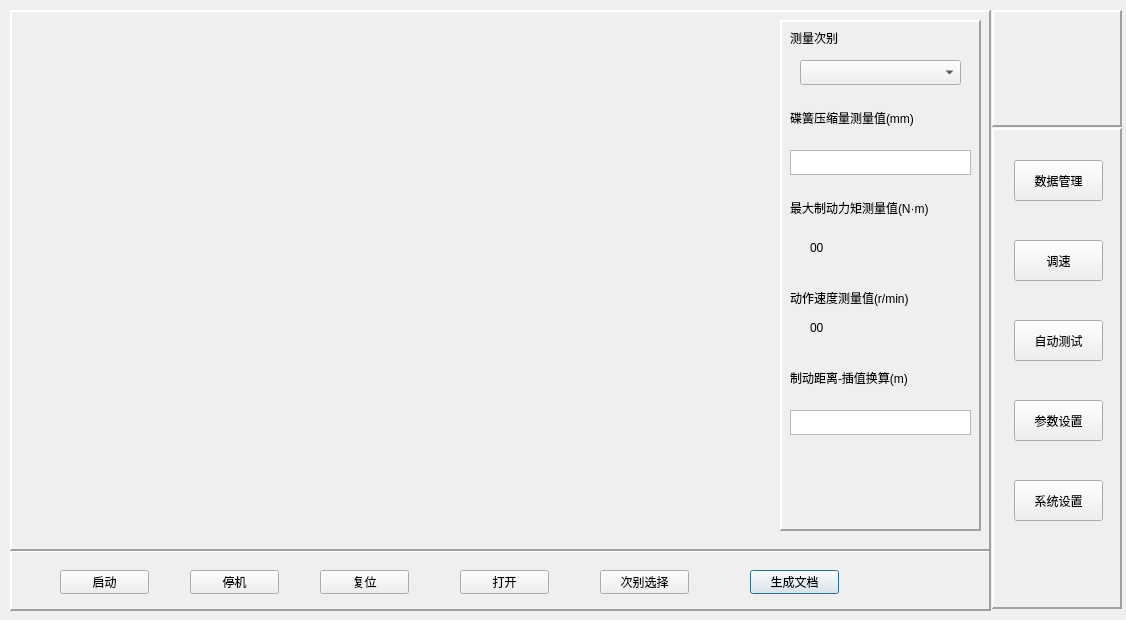
<?xml version="1.0" encoding="UTF-8"?>
<ui version="4.0">
 <class>test</class>
 <widget class="QDialog" name="test">
  <property name="enabled">
   <bool>true</bool>
  </property>
  <property name="geometry">
   <rect>
    <x>0</x>
    <y>0</y>
    <width>1126</width>
    <height>620</height>
   </rect>
  </property>
  <property name="minimumSize">
   <size>
    <width>990</width>
    <height>620</height>
   </size>
  </property>
  <property name="maximumSize">
   <size>
    <width>1290</width>
    <height>720</height>
   </size>
  </property>
  <property name="windowTitle">
   <string>Dialog</string>
  </property>
  <widget class="QFrame" name="frame">
   <property name="enabled">
    <bool>true</bool>
   </property>
   <property name="geometry">
    <rect>
     <x>780</x>
     <y>20</y>
     <width>201</width>
     <height>511</height>
    </rect>
   </property>
   <property name="autoFillBackground">
    <bool>true</bool>
   </property>
   <property name="frameShape">
    <enum>QFrame::Panel</enum>
   </property>
   <property name="frameShadow">
    <enum>QFrame::Raised</enum>
   </property>
   <property name="lineWidth">
    <number>2</number>
   </property>
   <property name="midLineWidth">
    <number>1</number>
   </property>
   <widget class="QComboBox" name="Times">
    <property name="enabled">
     <bool>true</bool>
    </property>
    <property name="geometry">
     <rect>
      <x>20</x>
      <y>40</y>
      <width>161</width>
      <height>25</height>
     </rect>
    </property>
   </widget>
   <widget class="QTextEdit" name="decrement">
    <property name="geometry">
     <rect>
      <x>10</x>
      <y>130</y>
      <width>181</width>
      <height>25</height>
     </rect>
    </property>
    <property name="font">
     <font>
      <pointsize>8</pointsize>
     </font>
    </property>
   </widget>
   <widget class="QLabel" name="label">
    <property name="geometry">
     <rect>
      <x>10</x>
      <y>10</y>
      <width>72</width>
      <height>15</height>
     </rect>
    </property>
    <property name="text">
     <string>测量次别</string>
    </property>
   </widget>
   <widget class="QTextEdit" name="scaler">
    <property name="geometry">
     <rect>
      <x>10</x>
      <y>390</y>
      <width>181</width>
      <height>25</height>
     </rect>
    </property>
    <property name="font">
     <font>
      <pointsize>8</pointsize>
     </font>
    </property>
   </widget>
   <widget class="QLabel" name="label_5">
    <property name="geometry">
     <rect>
      <x>10</x>
      <y>90</y>
      <width>171</width>
      <height>16</height>
     </rect>
    </property>
    <property name="font">
     <font>
      <pointsize>9</pointsize>
     </font>
    </property>
    <property name="text">
     <string>碟簧压缩量测量值(mm)</string>
    </property>
   </widget>
   <widget class="QLabel" name="label_6">
    <property name="geometry">
     <rect>
      <x>10</x>
      <y>180</y>
      <width>201</width>
      <height>16</height>
     </rect>
    </property>
    <property name="font">
     <font>
      <pointsize>9</pointsize>
     </font>
    </property>
    <property name="text">
     <string>最大制动力矩测量值(N·m)</string>
    </property>
   </widget>
   <widget class="QLabel" name="label_7">
    <property name="geometry">
     <rect>
      <x>10</x>
      <y>270</y>
      <width>191</width>
      <height>16</height>
     </rect>
    </property>
    <property name="text">
     <string>动作速度测量值(r/min)</string>
    </property>
   </widget>
   <widget class="QLabel" name="label_8">
    <property name="geometry">
     <rect>
      <x>10</x>
      <y>350</y>
      <width>191</width>
      <height>16</height>
     </rect>
    </property>
    <property name="text">
     <string>制动距离-插值换算(m)</string>
    </property>
   </widget>
   <widget class="QLabel" name="velocity">
    <property name="geometry">
     <rect>
      <x>30</x>
      <y>300</y>
      <width>131</width>
      <height>16</height>
     </rect>
    </property>
    <property name="text">
     <string>00</string>
    </property>
   </widget>
   <widget class="QLabel" name="torque">
    <property name="geometry">
     <rect>
      <x>30</x>
      <y>220</y>
      <width>131</width>
      <height>16</height>
     </rect>
    </property>
    <property name="text">
     <string>00</string>
    </property>
   </widget>
  </widget>
  <widget class="QCustomPlot" name="widget" native="true">
   <property name="geometry">
    <rect>
     <x>20</x>
     <y>20</y>
     <width>741</width>
     <height>511</height>
    </rect>
   </property>
  </widget>
  <widget class="QPushButton" name="save">
   <property name="geometry">
    <rect>
     <x>750</x>
     <y>570</y>
     <width>89</width>
     <height>24</height>
    </rect>
   </property>
   <property name="text">
    <string>生成文档</string>
   </property>
  </widget>
  <widget class="QPushButton" name="open">
   <property name="geometry">
    <rect>
     <x>460</x>
     <y>570</y>
     <width>89</width>
     <height>24</height>
    </rect>
   </property>
   <property name="text">
    <string>打开</string>
   </property>
  </widget>
  <widget class="QPushButton" name="run">
   <property name="geometry">
    <rect>
     <x>60</x>
     <y>570</y>
     <width>89</width>
     <height>24</height>
    </rect>
   </property>
   <property name="text">
    <string>启动</string>
   </property>
  </widget>
  <widget class="QPushButton" name="recovery">
   <property name="geometry">
    <rect>
     <x>320</x>
     <y>570</y>
     <width>89</width>
     <height>24</height>
    </rect>
   </property>
   <property name="text">
    <string>复位</string>
   </property>
  </widget>
  <widget class="QPushButton" name="stop">
   <property name="geometry">
    <rect>
     <x>190</x>
     <y>570</y>
     <width>89</width>
     <height>24</height>
    </rect>
   </property>
   <property name="text">
    <string>停机</string>
   </property>
  </widget>
  <widget class="QPushButton" name="pushButton">
   <property name="geometry">
    <rect>
     <x>600</x>
     <y>570</y>
     <width>89</width>
     <height>24</height>
    </rect>
   </property>
   <property name="text">
    <string>次别选择</string>
   </property>
  </widget>
  <widget class="QPushButton" name="pushButton_3">
   <property name="geometry">
    <rect>
     <x>1014</x>
     <y>160</y>
     <width>89</width>
     <height>41</height>
    </rect>
   </property>
   <property name="cursor">
    <cursorShape>PointingHandCursor</cursorShape>
   </property>
   <property name="text">
    <string>数据管理</string>
   </property>
  </widget>
  <widget class="QPushButton" name="pushButton_4">
   <property name="geometry">
    <rect>
     <x>1014</x>
     <y>240</y>
     <width>89</width>
     <height>41</height>
    </rect>
   </property>
   <property name="cursor">
    <cursorShape>PointingHandCursor</cursorShape>
   </property>
   <property name="text">
    <string>调速</string>
   </property>
  </widget>
  <widget class="QPushButton" name="pushButton_5">
   <property name="geometry">
    <rect>
     <x>1014</x>
     <y>320</y>
     <width>89</width>
     <height>41</height>
    </rect>
   </property>
   <property name="cursor">
    <cursorShape>PointingHandCursor</cursorShape>
   </property>
   <property name="text">
    <string>自动测试</string>
   </property>
  </widget>
  <widget class="QPushButton" name="pushButton_6">
   <property name="geometry">
    <rect>
     <x>1014</x>
     <y>400</y>
     <width>89</width>
     <height>41</height>
    </rect>
   </property>
   <property name="cursor">
    <cursorShape>PointingHandCursor</cursorShape>
   </property>
   <property name="text">
    <string>参数设置</string>
   </property>
  </widget>
  <widget class="QPushButton" name="pushButton_7">
   <property name="geometry">
    <rect>
     <x>1014</x>
     <y>480</y>
     <width>89</width>
     <height>41</height>
    </rect>
   </property>
   <property name="cursor">
    <cursorShape>PointingHandCursor</cursorShape>
   </property>
   <property name="text">
    <string>系统设置</string>
   </property>
  </widget>
  <widget class="QFrame" name="frame_2">
   <property name="geometry">
    <rect>
     <x>10</x>
     <y>10</y>
     <width>981</width>
     <height>541</height>
    </rect>
   </property>
   <property name="frameShape">
    <enum>QFrame::Panel</enum>
   </property>
   <property name="frameShadow">
    <enum>QFrame::Raised</enum>
   </property>
   <property name="lineWidth">
    <number>2</number>
   </property>
   <property name="midLineWidth">
    <number>1</number>
   </property>
  </widget>
  <widget class="QFrame" name="frame_3">
   <property name="geometry">
    <rect>
     <x>10</x>
     <y>550</y>
     <width>981</width>
     <height>61</height>
    </rect>
   </property>
   <property name="frameShape">
    <enum>QFrame::Panel</enum>
   </property>
   <property name="frameShadow">
    <enum>QFrame::Raised</enum>
   </property>
   <property name="lineWidth">
    <number>2</number>
   </property>
   <property name="midLineWidth">
    <number>1</number>
   </property>
  </widget>
  <widget class="QFrame" name="frame_4">
   <property name="geometry">
    <rect>
     <x>992</x>
     <y>10</y>
     <width>130</width>
     <height>117</height>
    </rect>
   </property>
   <property name="frameShape">
    <enum>QFrame::Panel</enum>
   </property>
   <property name="frameShadow">
    <enum>QFrame::Raised</enum>
   </property>
   <property name="lineWidth">
    <number>2</number>
   </property>
   <property name="midLineWidth">
    <number>1</number>
   </property>
  </widget>
  <widget class="QFrame" name="frame_5">
   <property name="geometry">
    <rect>
     <x>992</x>
     <y>128</y>
     <width>130</width>
     <height>481</height>
    </rect>
   </property>
   <property name="frameShape">
    <enum>QFrame::Panel</enum>
   </property>
   <property name="frameShadow">
    <enum>QFrame::Raised</enum>
   </property>
   <property name="lineWidth">
    <number>2</number>
   </property>
   <property name="midLineWidth">
    <number>1</number>
   </property>
  </widget>
  <zorder>frame_5</zorder>
  <zorder>frame_3</zorder>
  <zorder>frame_2</zorder>
  <zorder>frame</zorder>
  <zorder>widget</zorder>
  <zorder>save</zorder>
  <zorder>open</zorder>
  <zorder>run</zorder>
  <zorder>recovery</zorder>
  <zorder>stop</zorder>
  <zorder>pushButton</zorder>
  <zorder>pushButton_3</zorder>
  <zorder>pushButton_4</zorder>
  <zorder>pushButton_5</zorder>
  <zorder>pushButton_6</zorder>
  <zorder>pushButton_7</zorder>
  <zorder>frame_4</zorder>
 </widget>
 <customwidgets>
  <customwidget>
   <class>QCustomPlot</class>
   <extends>QWidget</extends>
   <header location="global">qcustomplot.h</header>
   <container>1</container>
  </customwidget>
 </customwidgets>
 <resources/>
 <connections/>
</ui>
